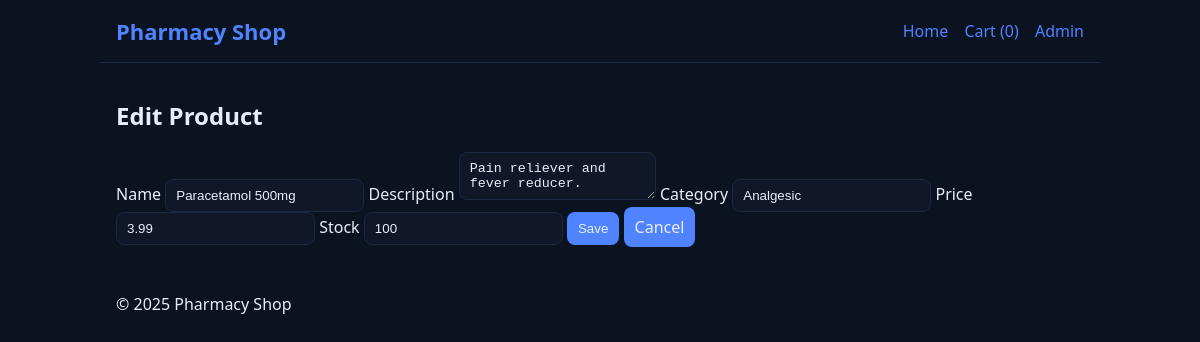
/admin/products/1/edit (signed in), run on the app's committed database.
### models.py (models this page shows, shortened)
class Product(Base):
	__tablename__ = "products"
	id = Column(Integer, primary_key=True)
	name = Column(String(200), nullable=False)
	description = Column(Text, default="")
	category = Column(String(100), default="General")
	price = Column(Float, nullable=False)
	stock = Column(Integer, nullable=False, default=0)
	created_at = Column(DateTime, default=datetime.utcnow)

### app.py (the view)
@app.get("/admin/products/<int:product_id>/edit")
@require_admin
def admin_product_edit(product_id: int):
	db = SessionLocal()
	try:
		product = db.get(Product, product_id)
		if not product:
			flash("Product not found", "error")
			return redirect(url_for("admin_products"))
	finally:
		db.close()
	return render_template("admin/product_form.html", product=product)

### app.py (called while the page is built)
def get_cart() -> Dict[str, int]:
	cart = session.get("cart")
	if not cart:
		cart = {}
		session["cart"] = cart
	return cart

def cart_item_count() -> int:
	cart = get_cart()
	return sum(cart.values())

@app.context_processor
def inject_globals():
	return {"cart_count": cart_item_count()}

def require_admin(f):
	@wraps(f)
	def wrapper(*args, **kwargs):
		if not session.get("admin_authenticated"):
			flash("Admin login required", "error")
			return redirect(url_for("admin_login"))
		return f(*args, **kwargs)
	return wrapper

### templates/admin/product_form.html
{% extends 'base.html' %}
{% block content %}
<h2>{% if product %}Edit{% else %}New{% endif %} Product</h2>
<form method="post" class="form">
	<label>
		<span>Name</span>
		<input type="text" name="name" value="{{ product.name if product else '' }}" required>
	</label>
	<label>
		<span>Description</span>
		<textarea name="description">{{ product.description if product else '' }}</textarea>
	</label>
	<label>
		<span>Category</span>
		<input type="text" name="category" value="{{ product.category if product else 'General' }}">
	</label>
	<label>
		<span>Price</span>
		<input type="number" step="0.01" min="0" name="price" value="{{ product.price if product else 0 }}" required>
	</label>
	<label>
		<span>Stock</span>
		<input type="number" min="0" name="stock" value="{{ product.stock if product else 0 }}" required>
	</label>
	<button type="submit">Save</button>
	<a class="button" href="{{ url_for('admin_products') }}">Cancel</a>
</form>
{% endblock %}

### static/styles.css (style rules this page uses)
:root { --bg: #0b1220; --panel: #111a2b; --muted: #9fb2d0; --text: #e8eef9; --primary: #4f83ff; --danger: #ff5f5f; --success: #2ecc71; }
* { box-sizing: border-box; }
html, body { margin: 0; padding: 0; background: var(--bg); color: var(--text); font-family: system-ui, -apple-system, Segoe UI, Roboto, Ubuntu, Cantarell, Noto Sans, Arial, "Apple Color Emoji", "Segoe UI Emoji"; }
a { color: var(--primary); text-decoration: none; }
input, textarea, select, button, .button { background: #0f1728; color: var(--text); border: 1px solid #1c2943; border-radius: 8px; padding: 8px 10px; }
button, .button { background: var(--primary); border: 1px solid transparent; cursor: pointer; }

### data on the page
Product: name "Paracetamol 500mg", description "Pain reliever and fever reducer.", category "Analgesic", price "3.99", stock "100"

### other printed values
{{ cart_count }} "0"
{{ 2025 }} "2025"
